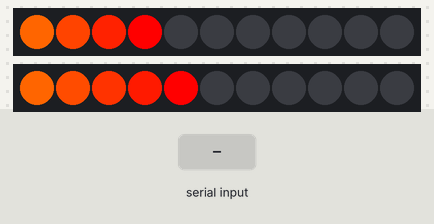
Recording of a sketch running on a simulated Arduino Uno, built with avr-gcc and run on an emulated ATmega328P. Shown: 2 × 11 RGB LEDs in strip order, left to right. The inputs (shaded band) are chosen by the test bench.

Above: at 1.2 s.
1.3 s: "1\n" received over the second serial link
At 3.49 s:
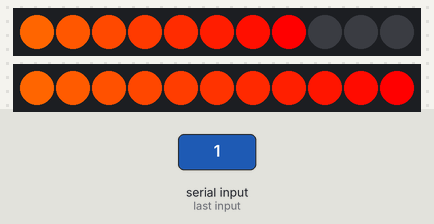
4.3 s: "0\n" received over the second serial link
At 5.0 s:
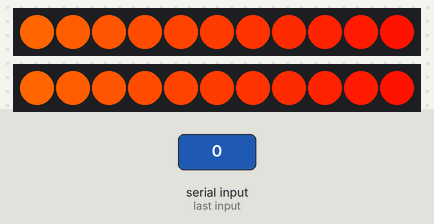
6.3 s: "2\n" received over the second serial link
At 7.72 s:
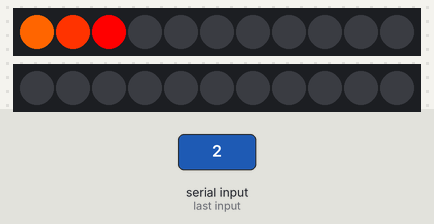

The sketch:

FireStaff.ino
```cpp
#include <SoftwareSerial.h>
#include <Adafruit_NeoPixel.h>
#include "effects.h"

Adafruit_NeoPixel s1 = Adafruit_NeoPixel(ARRAY_HEIGHT, 5, NEO_GRB + NEO_KHZ800);
Adafruit_NeoPixel s2 = Adafruit_NeoPixel(ARRAY_HEIGHT, 6, NEO_GRB + NEO_KHZ800);
SoftwareSerial btSerial(2, 3); // RX, TX
uint8_t rxbuf[128] = {0};
uint8_t rxpos = 0;


void setup() {
  //Serial.begin(115200);
  btSerial.begin(57600);
//  s1.setBrightness(100);
//  s2.setBrightness(100);
  s1.begin();
  s1.show();
  s2.begin();
  s2.show();
}

void setS1(uint16_t i, uint32_t c) { s1.setPixelColor(i,c); }
void setS2(uint16_t i, uint32_t c) { s2.setPixelColor(i,c); }
void setBoth(uint16_t i, uint32_t c) {
  s1.setPixelColor(i,c);
  s2.setPixelColor(i,c);
}

TextPersist text1 = { 0x07CFF, 0x4E5E00,"YO !  ", 9 };
FirePersist fire1 = {0}, fire2 = {0};
//uint8_t persistBuffer[128] = {0};

void loop() {
  uint8_t mode = 0;
  uint16_t cycle = 0;
  uint32_t lastChangeMode = 0;

  while(1) {
    uint32_t current = millis();

    uint8_t ret = 0;
    if (mode == 0) { // fire
      ret = fire(setS1, &fire1, cycle);
      ret = fire(setS2, &fire2, cycle);
    } else if (mode == 1) {
      ret = text(setBoth, &text1, cycle);
    } else {
    }
    if (ret) { cycle = 0; }
    s1.show();
    s2.show();

    if (current - lastChangeMode >= 10000){
      if (mode == 1) { mode = 0; }
      else {
        mode = 1;
        deadsrand(text1.fgcolor);
        uint16_t wpos = deadrand() & 0xFF;
        text1.fgcolor = wheel(wpos);
        text1.bgcolor = dim(wheel((wpos + 128) % 256), 50);
     }
      lastChangeMode = current;
    }

    if (btSerial.available() > 1) {
      while (btSerial.available()) {
        char in = btSerial.read();
        if (in == '\n' || in == 0 || in == '\r') {
          processCommands();
        } else {
          rxbuf[rxpos++] = in;
        }
      }

    }

    delay(1);
    cycle++;
  }
}

void processCommands() {
  //memset(persistBuffer, 0, 128);
  deadsrand(text1.fgcolor);
  uint16_t wpos = deadrand() & 0xFF;
  text1.fgcolor = wheel(wpos);
  text1.bgcolor = dim(wheel((wpos + 128) % 256), 50);
  strncpy(text1.text, (const char*)rxbuf, TEXTMAXLEN);
  text1.len = min(strlen(text1.text), 40);
}
```

effects.cpp
```cpp
#include "effects.h"
#include "fonts.c"
#include "Arduino.h"


/* ------ FIRE ------ */

uint8_t fire(SetPixelColor setter, FirePersist *vals, const cycle_t cycle) {
  if ((vals->rate >= 0) != (vals->goal > vals->current)) {
    uint32_t r = deadrand();
    vals->goal = constrain((int8_t)(r & 0x000F) - 2, 0, 10) << 4; //randomish from 0-10
    vals->rate = ((r & 0x02F0 >> 4) + 5); //from 0-31
    if (vals->goal < vals->current) { vals->rate = -(vals->rate); }
  }
  int8_t currentLed = vals->current >> 4;
  for (uint8_t i=0; i < ARRAY_HEIGHT; i++) {
    uint32_t c = (i > currentLed)? 0 : fadeBetween(0xFF6500, 0xFF0000, i, currentLed);
    if (i == currentLed) { dim(c, map(vals->current & 0xF, 0, 0xF, 0, 0xFF)); }
    (*setter)(i, c);
  }
  vals->current += vals->rate;
  return 0;
}


/* ------ text ------ */

uint8_t getTextLine(const char character, const uint8_t verticalLine) {
  return pgm_read_byte(font+((constrain(character, 32, 126) - 32) * 5) + constrain(verticalLine, 0, 5));
}

uint8_t text(SetPixelColor setter, TextPersist *vals, const cycle_t cycle) {
  uint16_t safeCycle = constrain(cycle, 0, vals->len * FONTWIDTH);
  char message_pos = safeCycle / FONTWIDTH;
  uint8_t linepos = safeCycle - (message_pos * FONTWIDTH); //hopefully more efficient than modulo
  char c = vals->text[message_pos];
  uint8_t linepx = getTextLine(c, linepos);

  for (uint8_t i=0; i < ARRAY_HEIGHT; i++) {
    int8_t bitindex = FONTHEIGHT - i + 1;
    uint32_t c = ((bitindex >= 0 && bitindex < FONTHEIGHT) && (linepx >> bitindex) & 1)? vals->fgcolor : vals->bgcolor;
    (*setter)(i, c);
  }
  return (cycle >= vals->len * FONTWIDTH);
}


/* ------------------- */
/* ------ color ------ */
/* ------------------- */


uint32_t color(uint8_t r, uint8_t g, uint8_t b) {
  return ((uint32_t)r << 16) | ((uint32_t)g <<  8) | b;
}

// Input a value 0 to 255 to get a color value.
// The colours are a transition r - g - b - back to r.
uint32_t wheel(int wheelPos) {
  uint8_t pos = wheelPos & 0xFF;
  if(pos < 85) {
    return color(pos * 3, 255 - pos * 3, 0);
  }
  else if(pos < 170) {
    pos -= 85;
    return color(255 - pos * 3, 0, pos * 3);
  }
  else {
    pos -= 170;
    return color(0, pos * 3, 255 - pos * 3);
  }
}

uint32_t dimrgb(uint32_t incolor, uint8_t bright_r, uint8_t bright_g, uint8_t bright_b) {
  uint32_t r = map((incolor >> 16 & 0xFF), 0, 255, 0, bright_r);
  uint16_t g = map((incolor >> 8  & 0xFF), 0, 255, 0, bright_g);
  uint16_t b = map((incolor & 0xFF), 0, 255, 0, bright_b);
  return color(r, g, b);
}

uint32_t dim(uint32_t incolor, uint8_t b) {
  return dimrgb(incolor, b, b, b);
}

uint32_t fadeBetween(uint32_t c1, uint32_t c2, uint8_t value, uint8_t outOf) {
  return color(
    map(value, 0, outOf, (c1 >> 16) & 0xFF, (c2 >> 16) & 0xFF),
    map(value, 0, outOf, (c1 >>  8) & 0xFF, (c2 >>  8) & 0xFF),
    map(value, 0, outOf,  c1        & 0xFF,  c2        & 0xFF));
}


/* ---------------------------- */
/* ------ random num gen ------ */
/* ---------------------------- */

//based on http://inglorion.net/software/deadbeef_rand/
static uint32_t deadbeef_seed;
static uint32_t deadbeef_beef = 0xdeadbeef;

void deadsrand(uint32_t x) {
  deadbeef_seed = x;
  deadbeef_beef = 0xdeadbeef;
}

uint32_t deadrand() {
  deadbeef_seed = (deadbeef_seed << 7) ^ ((deadbeef_seed >> 25) + deadbeef_beef);
  deadbeef_beef = (deadbeef_beef << 7) ^ ((deadbeef_beef >> 25) + 0xdeadbeef);
  return deadbeef_seed;
}
```

effects.h
```cpp
#ifndef _EFFECTS_H
#define _EFFECTS_H

#ifdef __cplusplus
extern "C"{
#endif

#include <inttypes.h>
#define ARRAY_HEIGHT 11

typedef uint16_t cycle_t;
typedef void (*SetPixelColor)(uint16_t, uint32_t);

typedef struct {
  int16_t goal;
  int16_t rate;
  int16_t current;
} FirePersist;

#define TEXTMAXLEN 40
typedef struct {
  int32_t fgcolor;
  int32_t bgcolor;
  char text[TEXTMAXLEN];
  uint8_t len;
} TextPersist;

uint8_t fire(SetPixelColor setter, FirePersist *persist, const cycle_t cycle);
uint8_t text(SetPixelColor setter, TextPersist *persist, const cycle_t cycle);

//color utility functions
uint32_t color(uint8_t r, uint8_t g, uint8_t b);
uint32_t wheel(int wheelPos);
uint32_t dim(uint32_t color, uint8_t b);
uint32_t dimrgb(uint32_t color, uint8_t bright_r, uint8_t bright_g, uint8_t bright_b);
uint32_t fadeBetween(uint32_t c1, uint32_t c2, uint8_t value, uint8_t outOf);


//random number generation
uint32_t deadrand();
void deadsrand(uint32_t x);


#ifdef __cplusplus
} // extern "C"
#endif
#endif //_EFFECTS_H
```

Source omitted: fonts.c (data table, 4770 bytes)
